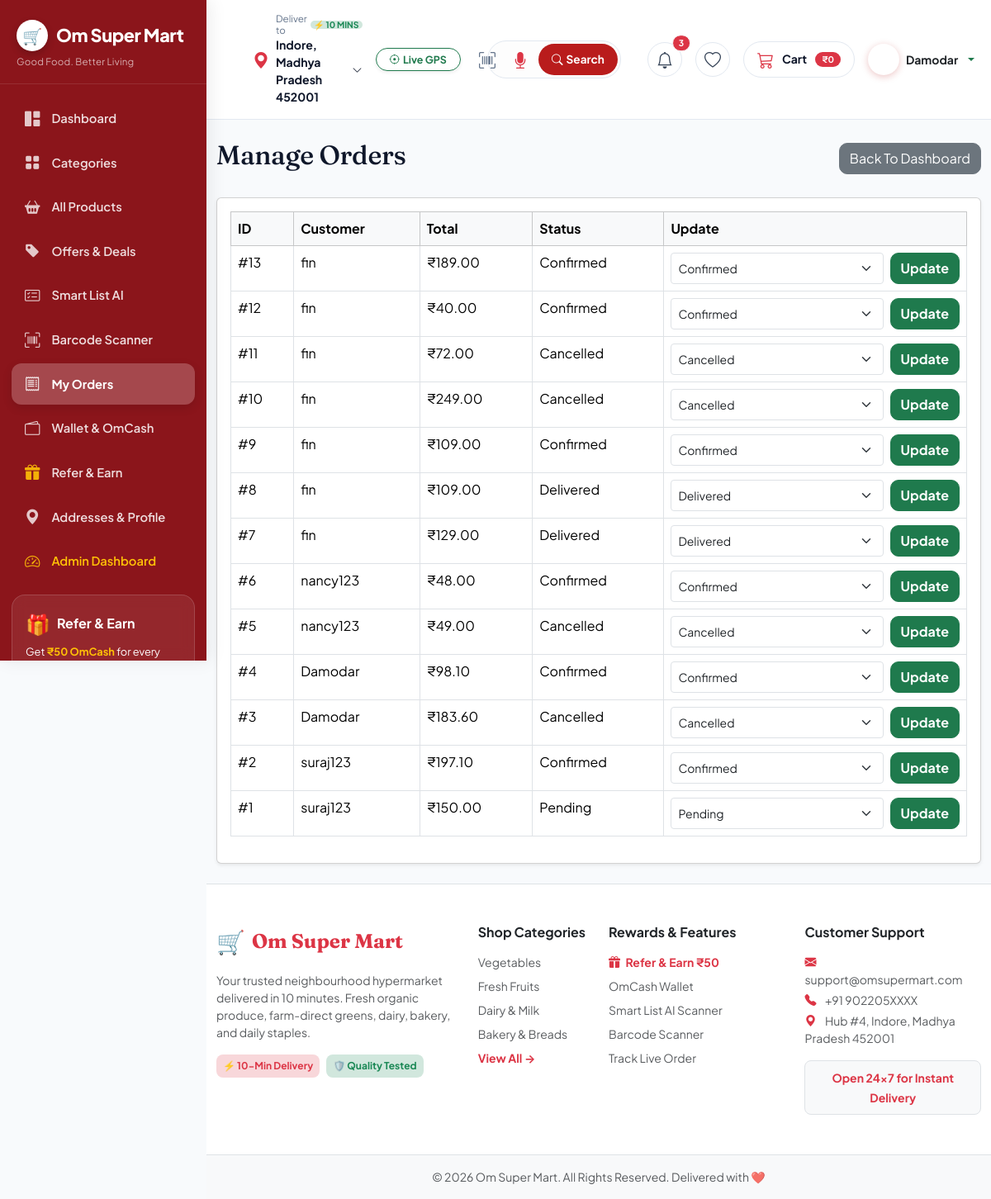
/dashboard/orders/ (signed in), run on an earlier commit of the app's database.
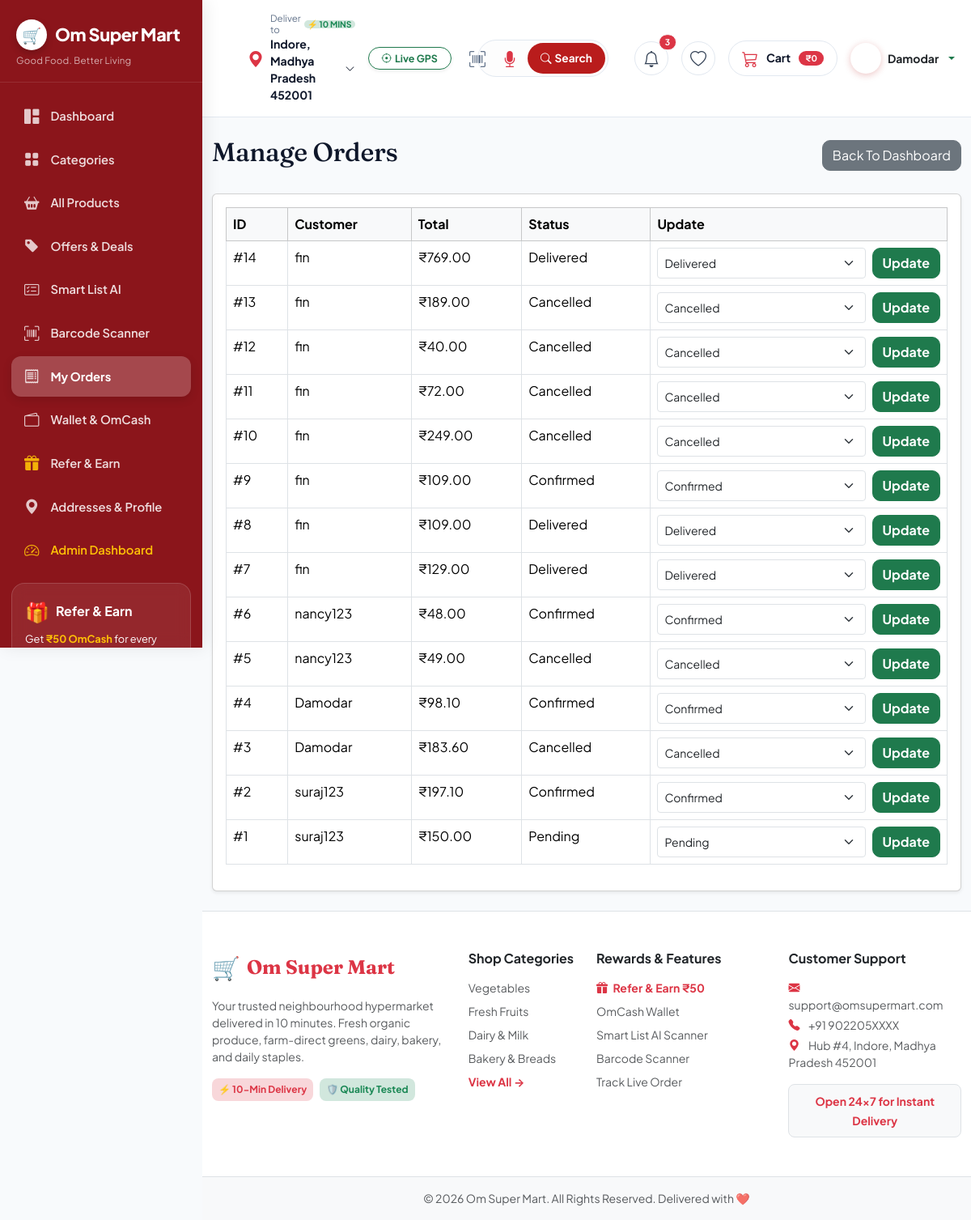
And on a later commit of the database.
### orders/models.py (models this page shows, shortened)
class Order(models.Model):
    PENDING = "Pending"
    CONFIRMED = "Confirmed"
    SHIPPED = "Shipped"
    DELIVERED = "Delivered"
    CANCELLED = "Cancelled"
    STATUS_CHOICES = [
        (PENDING, "Pending"),
        (CONFIRMED, "Confirmed"),
        (SHIPPED, "Shipped"),
        (DELIVERED, "Delivered"),
        (CANCELLED, "Cancelled"),
    ]
    user = models.ForeignKey(
        settings.AUTH_USER_MODEL,
        on_delete=models.CASCADE
    )
    full_name = models.CharField(max_length=100)
    phone = models.CharField(max_length=20)
    address = models.TextField()
    city = models.CharField(max_length=100)
    state = models.CharField(max_length=100)
    pincode = models.CharField(max_length=10)
    total_amount = models.DecimalField(
        max_digits=10,
        decimal_places=2
    )
    status = models.CharField(
        max_length=20,
        choices=STATUS_CHOICES,
        default=PENDING
    )
    created_at = models.DateTimeField(
        auto_now_add=True
    )

### accounts/models.py (models this page shows, shortened)
class CustomUser(AbstractUser):
    CUSTOMER = "CUSTOMER"
    ADMIN = "ADMIN"
    ROLE_CHOICES = (
        (CUSTOMER, "Customer"),
        (ADMIN, "Admin"),
    )
    role = models.CharField(
        max_length=20,
        choices=ROLE_CHOICES,
        default=CUSTOMER
    )
    phone_number = models.CharField(
        max_length=15,
        blank=True,
        null=True
    )
    profile_picture = models.ImageField(
        upload_to="profiles/",
        blank=True,
        null=True
    )
    is_email_verified = models.BooleanField(
        default=False
    )
    referral_code = models.CharField(
        max_length=20,
        unique=True,
        blank=True,
        null=True,
        db_index=True
    )
    referred_by = models.ForeignKey(
        "self",
        on_delete=models.SET_NULL,
        null=True,
        blank=True,
        related_name="referrals"
    )
    created_at = models.DateTimeField(
        auto_now_add=True
    )
    updated_at = models.DateTimeField(
        auto_now=True
    )
    objects = CustomUserManager()

### dashboard/views.py (the view)
@staff_member_required
def orders_list(request):
    orders = Order.objects.all().order_by(
        "-created_at"
    )
    return render(
        request,
        "dashboard/orders.html",
        {
            "orders": orders
        }
    )

### templates/dashboard/orders.html (shortened to what this page needs)
{% extends "base.html" %}
{% block content %}
<div class="container py-4">
    <div class="d-flex justify-content-between align-items-center mb-4">
        <h2>
            Manage Orders
        </h2>
        <a
            href="{% url 'dashboard:index' %}"
            class="btn btn-secondary"
        >
            Back To Dashboard
        </a>
    </div>
    <div class="card shadow-sm">
        <div class="card-body">
            <table class="table table-bordered table-hover">
                <thead class="table-light">
                    <tr>
                        <th>ID</th>
                        <th>Customer</th>
                        <th>Total</th>
                        <th>Status</th>
                        <th>Update</th>
                    </tr>
                </thead>
                <tbody>
                    {% for order in orders %}
                    <tr>
                        <td>
                            #{{ order.id }}
                        </td>
                        <td>
                            {{ order.user.username }}
                        </td>
                        <td>
                            ₹{{ order.total_amount }}
                        </td>
                        <td>
                            {{ order.status }}
                        </td>
                        <td>
                            <form
                                method="post"
                                action="{% url 'dashboard:update_order' order.id %}"
                            >
                                <div class="d-flex gap-2">
                                    <select
                                        name="status"
                                        class="form-select form-select-sm"
                                    >
                                        <option value="Pending" {% if order.status == "Pending" %}selected{% endif %}>
                                            Pending
                                        </option>
                                        <option value="Confirmed" {% if order.status == "Confirmed" %}selected{% endif %}>
                                            Confirmed
                                        </option>
                                        <option value="Delivered" {% if order.status == "Delivered" %}selected{% endif %}>
                                            Delivered
                                        </option>
                                        <option value="Cancelled" {% if order.status == "Cancelled" %}selected{% endif %}>
                                            Cancelled
                                        </option>
                                    </select>
                                    <button
                                        type="submit"
                                        class="btn btn-success"
                                    >
                                        Update
                                    </button>
                                </div>
                            </form>
                        </td>
                    </tr>
                    {% empty %}
                    <tr>
                        <td colspan="5">
                            No Orders Found
                        </td>
                    </tr>
                    {% endfor %}
                </tbody>
            </table>
        </div>
    </div>
</div>
{% endblock %}

What changed in the data, as far as the page shows it:
added Order: id "14", user.username "fin", total_amount "769.00", status "Delivered"
changed Order id 13: status "Confirmed" → "Cancelled"
changed Order id 12: status "Confirmed" → "Cancelled"
